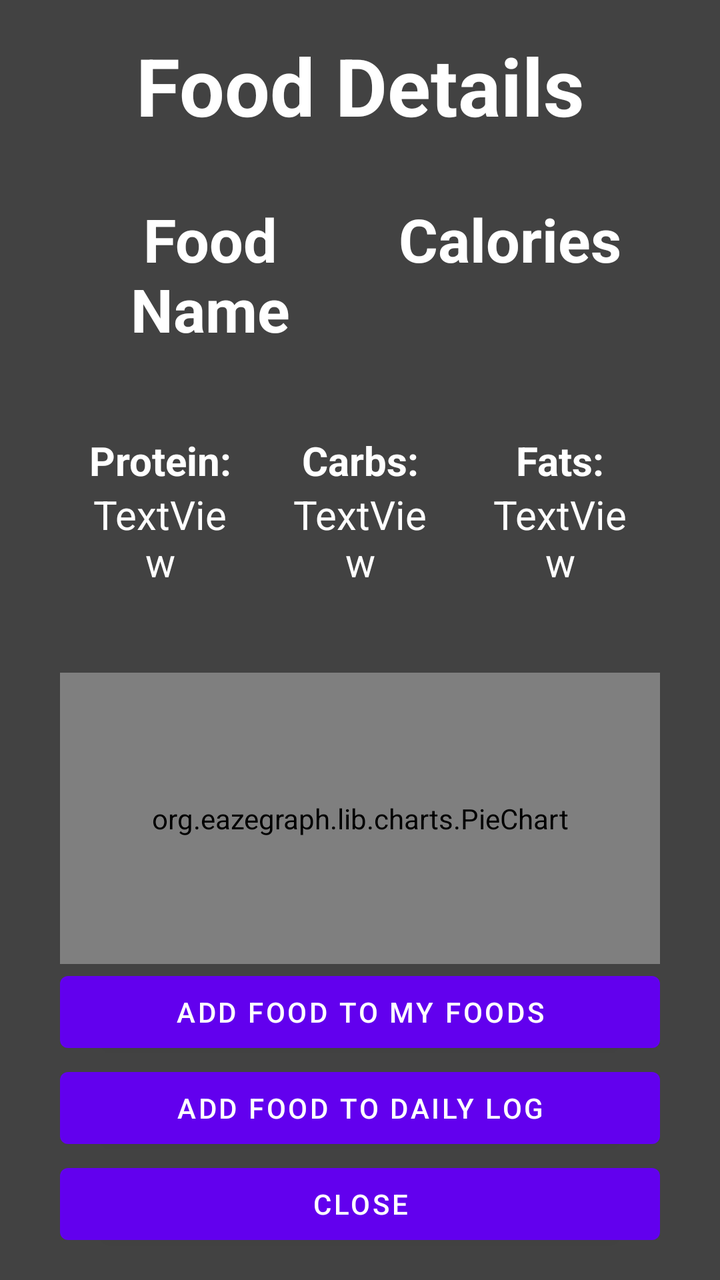
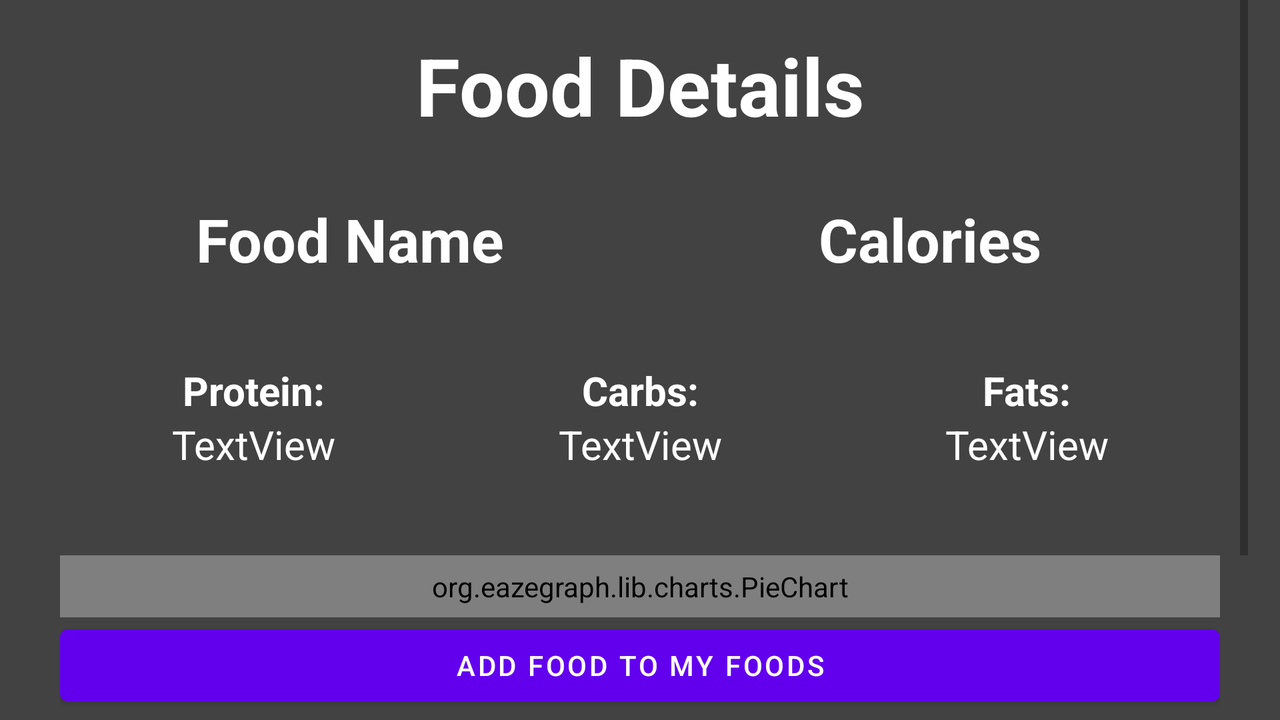

First picture: res/layout/ on a phone held upright. Second picture: the repository's own variant of that layout, on a device whose configuration matches the variant's folder. Source for both follows.
<!-- AndroidManifest.xml: application theme Theme.RNSMFitness -->
<!-- res/layout/usda_food_details.xml -->
<?xml version="1.0" encoding="utf-8"?>
<LinearLayout xmlns:android="http://schemas.android.com/apk/res/android"
    xmlns:tools="http://schemas.android.com/tools"
    android:background="@color/cardview_dark_background"
    android:layout_width="match_parent"
    android:layout_height="match_parent"
    android:orientation="vertical"
    android:paddingLeft="16dp"
    android:paddingRight="16dp">

    <TextView
        android:layout_width="match_parent"
        android:layout_height="wrap_content"
        android:paddingTop="16dp"
        android:paddingBottom="16dp"
        android:text="Food Details"
        android:textAlignment="center"
        android:textStyle="bold"
        android:textSize="40sp"

        android:textColor="@color/white"/>


    <LinearLayout
        android:padding="14dp"
        android:id="@+id/headers"
        android:layout_width="match_parent"
        android:layout_height="wrap_content"

        android:orientation="horizontal">
        <TextView
            android:layout_weight="1"
            android:layout_width="match_parent"
            android:layout_height="wrap_content"
            android:textStyle="bold"
            android:id="@+id/usda_food_detail_name"
            android:text="Food Name"
            android:textSize="30sp"
            android:textColor="@color/white"
            android:textAlignment="center"
            android:ellipsize="end"
            android:maxLines="2"/>

        <TextView
            android:layout_weight="1"
            android:layout_width="match_parent"
            android:layout_height="wrap_content"
            android:textStyle="bold"
            android:id="@+id/usda_food_detail_calories"

            android:textSize="30sp"
            android:textColor="@color/white"
            android:textAlignment="center"

            android:text="Calories" />


    </LinearLayout>


    <LinearLayout
        android:padding="14dp"
        android:id="@+id/usda_macros"
        android:layout_width="match_parent"
        android:layout_height="wrap_content"
        android:weightSum="3"

        android:orientation="horizontal">
        <LinearLayout
            android:padding="14dp"
            android:id="@+id/usda_protein"
            android:layout_width="0dp"
            android:layout_height="wrap_content"
            android:orientation="vertical"
            android:layout_weight="1">
            <TextView
                android:id="@+id/usda_food_detail_protein_label"
                android:layout_width="match_parent"
                android:layout_height="wrap_content"
                android:textColor="@color/white"
                android:layout_gravity="center"
                android:textAlignment="center"
                android:text="Protein:"
                android:textSize="20sp"
                android:textStyle="bold"
                tools:ignore="HardcodedText" />

            <TextView
                android:id="@+id/usda_food_detail_protein"
                android:layout_width="match_parent"
                android:layout_height="wrap_content"
                android:textColor="@color/white"
                android:layout_gravity="center"
                android:textAlignment="center"
                android:text="TextView"
                android:textSize="20sp"
                tools:ignore="HardcodedText" />
        </LinearLayout>

        <LinearLayout
            android:padding="14dp"
            android:id="@+id/usda_carbs"
            android:layout_width="0dp"
            android:layout_height="wrap_content"
            android:layout_weight="1"
            android:orientation="vertical">
            <TextView
                android:id="@+id/usda_food_detail_carbs_label"
                android:layout_width="match_parent"
                android:layout_height="wrap_content"
                android:textColor="@color/white"
                android:layout_gravity="center"
                android:textAlignment="center"
                android:text="Carbs:"
                android:textSize="20sp"
                android:textStyle="bold"
                tools:ignore="HardcodedText" />
            <TextView
                android:id="@+id/usda_food_detail_carbs"
                android:layout_width="match_parent"
                android:layout_height="wrap_content"
                android:textColor="@color/white"
                android:layout_gravity="center"
                android:textAlignment="center"
                android:text="TextView"
                android:textSize="20sp"
                tools:ignore="HardcodedText" />

        </LinearLayout>

        <LinearLayout
            android:padding="14dp"
            android:id="@+id/usda_fats"
            android:layout_width="0dp"
            android:layout_height="wrap_content"
            android:layout_weight="1"
            android:orientation="vertical">
            <TextView
                android:id="@+id/usda_food_detail_fats_label"
                android:layout_width="match_parent"
                android:layout_height="wrap_content"
                android:textColor="@color/white"
                android:text="Fats:"
                android:textSize="20sp"
                android:textStyle="bold"
                android:layout_gravity="center"
                android:textAlignment="center"
                tools:ignore="HardcodedText" />
            <TextView
                android:id="@+id/usda_food_detail_fats"
                android:layout_width="match_parent"
                android:layout_height="wrap_content"
                android:textColor="@color/white"
                android:text="TextView"
                android:textSize="20sp"
                android:layout_gravity="center"
                android:textAlignment="center"
                tools:ignore="HardcodedText" />
        </LinearLayout>



        />
    </LinearLayout>

    <LinearLayout
        android:padding="14dp"
        android:id="@+id/chart_and_buttons"
        android:layout_width="match_parent"
        android:layout_height="0dp"
        android:layout_weight="1"
        android:orientation="vertical">


        <org.eazegraph.lib.charts.PieChart
            android:id="@+id/pieChartUSDADetails"
            android:layout_width="match_parent"
            android:layout_height="match_parent"
            android:layout_weight="1"
            android:layout_gravity="center_vertical"
            android:padding="6dp"/>

        <Button
            android:id="@+id/add_to_my_foods_button"
            android:layout_width="match_parent"
            android:layout_height="wrap_content"
            android:layout_gravity="center"

            android:text="Add Food to my foods" />
        <Button
            android:id="@+id/add_food_to_log_button"
            android:layout_width="match_parent"
            android:layout_height="wrap_content"
            android:layout_gravity="center"

            android:text="Add Food to Daily Log" />
        <Button
            android:id="@+id/usda_close_button"
            android:layout_width="match_parent"
            android:layout_height="wrap_content"
            android:layout_gravity="center_horizontal"
            android:text="Close" />



    </LinearLayout>



</LinearLayout>
<!-- resources referenced by this layout -->
<resources>
  <color name="white">#FFFFFFFF</color>
  <style name="Theme.RNSMFitness" parent="Theme.MaterialComponents.DayNight.DarkActionBar">
          
          <item name="colorPrimary">@color/purple_500</item>
          <item name="colorPrimaryVariant">@color/purple_700</item>
          <item name="colorOnPrimary">@color/white</item>
          
          <item name="colorSecondary">@color/black</item>
          <item name="colorSecondaryVariant">@color/black</item>
          <item name="colorOnSecondary">@color/black</item>
          
          <item name="android:statusBarColor" tools:targetApi="l">?attr/colorPrimaryVariant</item>
          
      </style>
  <color name="purple_500">#FF6200EE</color>
  <color name="purple_700">#FF3700B3</color>
  <color name="black">#FF000000</color>
</resources>
<!-- res/layout-land/usda_food_details.xml (the repository's variant of the layout above) -->
<!-- drawn on the phone turned sideways -->
<?xml version="1.0" encoding="utf-8"?>
<LinearLayout xmlns:android="http://schemas.android.com/apk/res/android"
    xmlns:tools="http://schemas.android.com/tools"
    android:background="@color/cardview_dark_background"
    android:layout_width="match_parent"
    android:layout_height="match_parent"
    android:orientation="vertical"
    android:paddingLeft="16dp"
    android:paddingRight="16dp">
    <ScrollView
        android:layout_width="match_parent"
        android:layout_height="match_parent">
        <LinearLayout
            android:layout_width="match_parent"
            android:layout_height="match_parent"
            android:orientation="vertical">
    <TextView
        android:layout_width="match_parent"
        android:layout_height="wrap_content"
        android:paddingTop="16dp"
        android:paddingBottom="16dp"
        android:text="Food Details"
        android:textAlignment="center"
        android:textStyle="bold"
        android:textSize="40sp"

        android:textColor="@color/white"/>


    <LinearLayout
        android:padding="14dp"
        android:id="@+id/headers"
        android:layout_width="match_parent"
        android:layout_height="wrap_content"

        android:orientation="horizontal">
        <TextView
            android:layout_weight="1"
            android:layout_width="match_parent"
            android:layout_height="wrap_content"
            android:textStyle="bold"
            android:id="@+id/usda_food_detail_name"
            android:text="Food Name"
            android:textSize="30sp"
            android:textColor="@color/white"
            android:textAlignment="center" />

        <TextView
            android:layout_weight="1"
            android:layout_width="match_parent"
            android:layout_height="wrap_content"
            android:textStyle="bold"
            android:id="@+id/usda_food_detail_calories"

            android:textSize="30sp"
            android:textColor="@color/white"
            android:textAlignment="center"

            android:text="Calories" />


    </LinearLayout>


    <LinearLayout
        android:padding="14dp"
        android:id="@+id/usda_macros"
        android:layout_width="match_parent"
        android:layout_height="wrap_content"
        android:weightSum="3"

        android:orientation="horizontal">
        <LinearLayout
            android:padding="14dp"
            android:id="@+id/usda_protein"
            android:layout_width="0dp"
            android:layout_height="wrap_content"
            android:orientation="vertical"
            android:layout_weight="1">
            <TextView
                android:id="@+id/usda_food_detail_protein_label"
                android:layout_width="match_parent"
                android:layout_height="wrap_content"
                android:textColor="@color/white"
                android:layout_gravity="center"
                android:textAlignment="center"
                android:text="Protein:"
                android:textSize="20sp"
                android:textStyle="bold"
                tools:ignore="HardcodedText" />

            <TextView
                android:id="@+id/usda_food_detail_protein"
                android:layout_width="match_parent"
                android:layout_height="wrap_content"
                android:textColor="@color/white"
                android:layout_gravity="center"
                android:textAlignment="center"
                android:text="TextView"
                android:textSize="20sp"
                tools:ignore="HardcodedText" />
        </LinearLayout>

        <LinearLayout
            android:padding="14dp"
            android:id="@+id/usda_carbs"
            android:layout_width="0dp"
            android:layout_height="wrap_content"
            android:layout_weight="1"
            android:orientation="vertical">
            <TextView
                android:id="@+id/usda_food_detail_carbs_label"
                android:layout_width="match_parent"
                android:layout_height="wrap_content"
                android:textColor="@color/white"
                android:layout_gravity="center"
                android:textAlignment="center"
                android:text="Carbs:"
                android:textSize="20sp"
                android:textStyle="bold"
                tools:ignore="HardcodedText" />
            <TextView
                android:id="@+id/usda_food_detail_carbs"
                android:layout_width="match_parent"
                android:layout_height="wrap_content"
                android:textColor="@color/white"
                android:layout_gravity="center"
                android:textAlignment="center"
                android:text="TextView"
                android:textSize="20sp"
                tools:ignore="HardcodedText" />

        </LinearLayout>

        <LinearLayout
            android:padding="14dp"
            android:id="@+id/usda_fats"
            android:layout_width="0dp"
            android:layout_height="wrap_content"
            android:layout_weight="1"
            android:orientation="vertical">
            <TextView
                android:id="@+id/usda_food_detail_fats_label"
                android:layout_width="match_parent"
                android:layout_height="wrap_content"
                android:textColor="@color/white"
                android:text="Fats:"
                android:textSize="20sp"
                android:textStyle="bold"
                android:layout_gravity="center"
                android:textAlignment="center"
                tools:ignore="HardcodedText" />
            <TextView
                android:id="@+id/usda_food_detail_fats"
                android:layout_width="match_parent"
                android:layout_height="wrap_content"
                android:textColor="@color/white"
                android:text="TextView"
                android:textSize="20sp"
                android:layout_gravity="center"
                android:textAlignment="center"
                tools:ignore="HardcodedText" />
        </LinearLayout>




    </LinearLayout>

    <LinearLayout
        android:padding="14dp"
        android:id="@+id/chart_and_buttons"
        android:layout_width="match_parent"
        android:layout_height="0dp"
        android:layout_weight="1"
        android:orientation="vertical">


        <org.eazegraph.lib.charts.PieChart
            android:id="@+id/pieChartUSDADetails"
            android:layout_width="match_parent"
            android:layout_height="match_parent"
            android:layout_weight="1"
            android:layout_gravity="center_vertical"
            android:padding="6dp"/>

        <Button
            android:id="@+id/add_to_my_foods_button"
            android:layout_width="match_parent"
            android:layout_height="wrap_content"
            android:layout_gravity="center"

            android:text="Add Food to my foods" />
        <Button
            android:id="@+id/add_food_to_log_button"
            android:layout_width="match_parent"
            android:layout_height="wrap_content"
            android:layout_gravity="center"

            android:text="Add Food to Daily Log" />
        <Button
            android:id="@+id/usda_close_button"
            android:layout_width="match_parent"
            android:layout_height="wrap_content"
            android:layout_gravity="center_horizontal"
            android:text="Close" />



    </LinearLayout>
        </LinearLayout>
    </ScrollView>


</LinearLayout>
